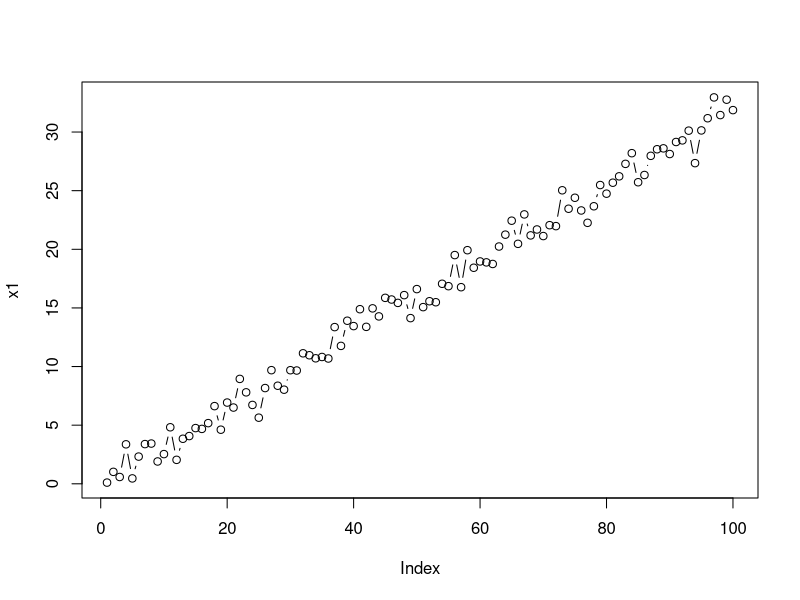
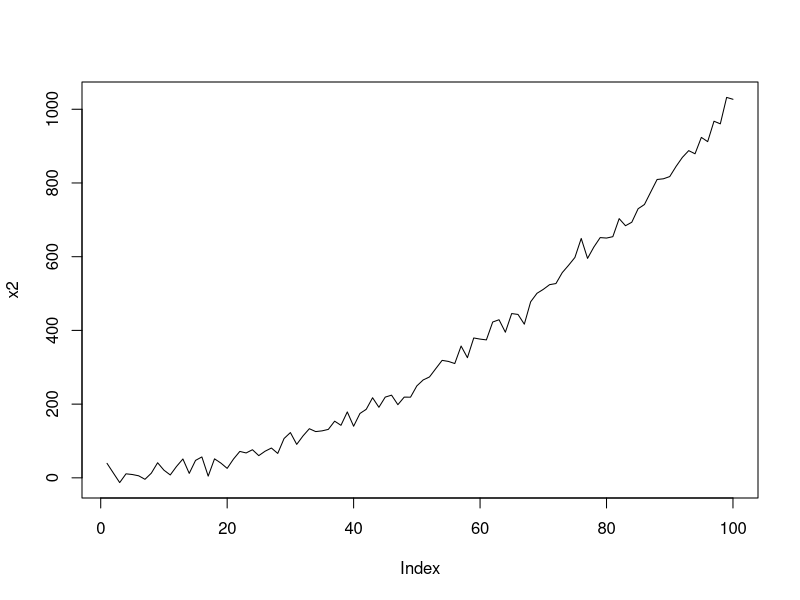
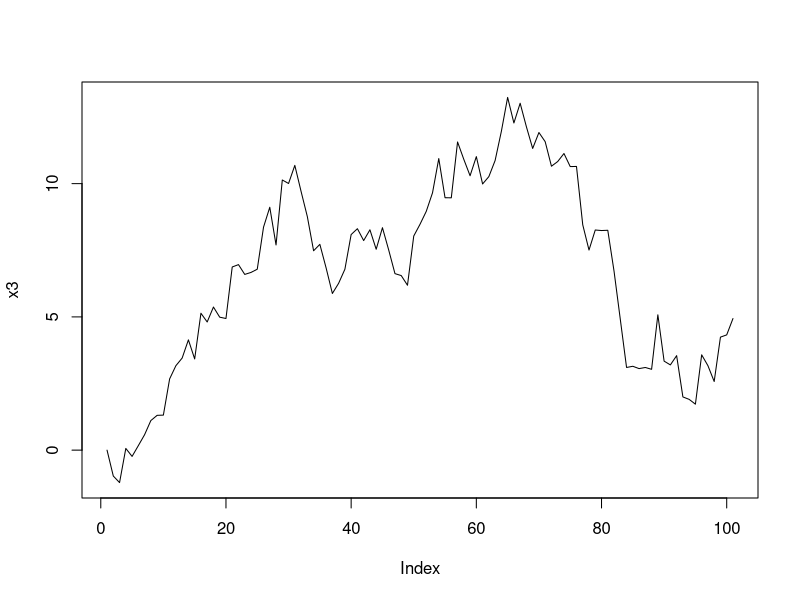
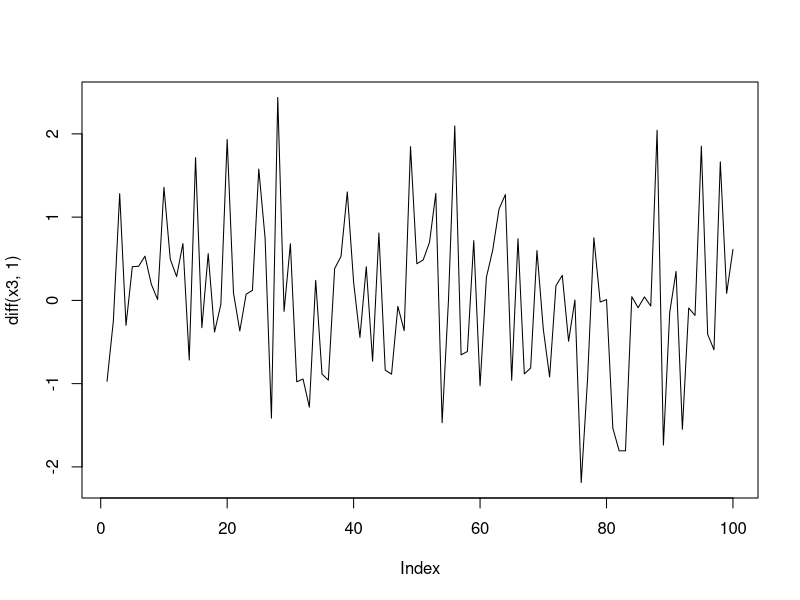
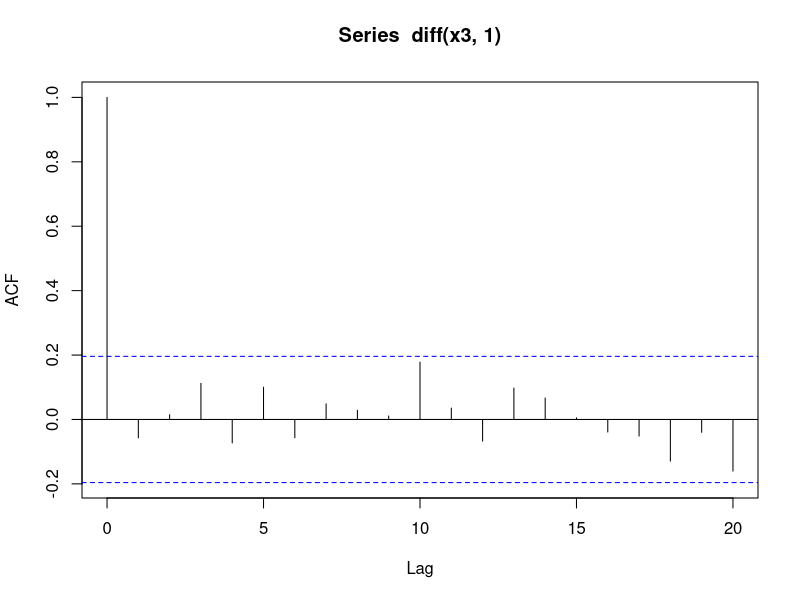
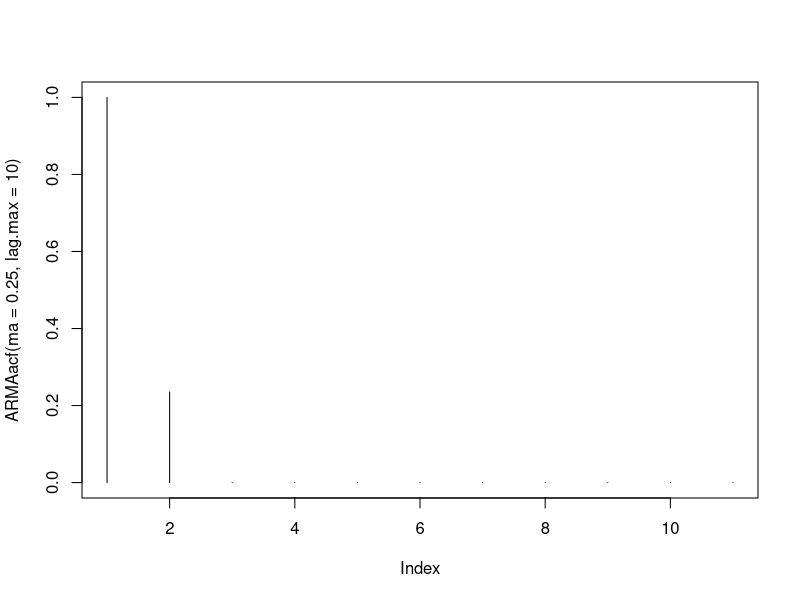

The R script that drew these images, in order:
#          *** WEEK 3 STAT5140 ***

#Non Stationary process 
# Process with linear trend
x1=c()
a=0.32
for(t in 1:100){
  x1[t]=a*t+rnorm(1)
}
plot(x1,type="b")

# Process with quadratic trend
x2=c()
# quadratic polynomial coefficients
a1=0.2 
a2=0.1
#mean and variance of the random component
mu1=2
sig1=20
for(t in 1:100){
  x2[t]=(a1*t)+(a2*t^2) + rnorm(1,mean=mu1,sd=sig1)
}
plot(x2,type="l")


# Process with Random trend
t <- 0:100  # time
sig2 <- 1   #variance of WN process
# First, simulate a set of random deviates
e <- rnorm(n = length(t) - 1, sd = sqrt(sig2))
## Now compute their cumulative sum
x3 <- c(0, cumsum(e))
plot(x3, type = "l")

# plot the x[t]-x[t-1]
plot(diff(x3,1),type="l")
acf(diff(x3,1))
?ARMAacf
plot(ARMAacf(ma=0.25, lag.max = 10),type='h')
